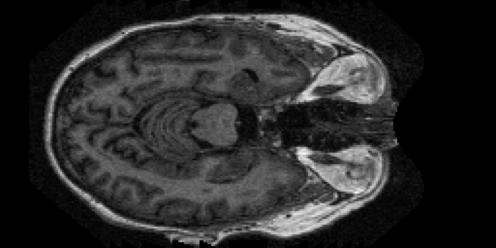
#> input picture New Data/Non Demented/OAS1_0001_MR1_mpr-1_108.jpg, 496 x 248 px, found by its file name; its folder holds only this picture in this run
$ jupyter execute --allow-errors CSA.ipynb
#> lines starting #> are read from the running program, lines starting #| are printed output that depends on the picture
[cell 1]
import numpy as np
import pandas as pd
from sklearn.model_selection import train_test_split
from sklearn.metrics import accuracy_score, roc_auc_score
from sklearn.preprocessing import StandardScaler
from sklearn.ensemble import RandomForestClassifier
import cv2  # OpenCV for image processing
import os
import random
import time
import joblib

[cell 2]
class CrowSearchAlgorithm:
    # [45 lines left out: functions __init__, fitness, optimize, not called in this run]

[cell 3]
def load_and_preprocess_images(image_folder, target_size=(128, 128)):
#> called with image_folder = './Train/', target_size = (128, 128)
    data = []
    labels = []
    label_map = {
        'Non Demented': 0,
        'Very mild Dementia': 1,
        'Mild Dementia': 2,
        'Moderate Dementia': 3
    }

    print("Loading and preprocessing images...")
    start_time = time.time()
    for label in label_map.keys():
        folder_path = os.path.join(image_folder, label)
        print(f"Processing images for class: {label}")
        iter=0
        for filename in os.listdir(folder_path):
            iter+=1
            if iter>500:
                continue
            img_path = os.path.join(folder_path, filename)
            img = cv2.imread(img_path, cv2.IMREAD_GRAYSCALE)
#> img is the input picture: shape (248, 496); min 0, max 255, mean 41.8
            img = cv2.resize(img, target_size)
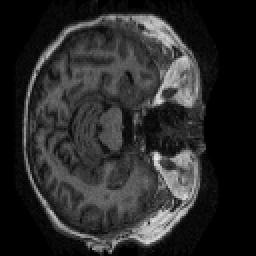
#> img: shape (128, 128) (shown 2 times larger); min 0, max 238, mean 41.7
            data.append(img.flatten())
            labels.append(label_map[label])
#> pass 2 of the loop in load_and_preprocess_images, `for label in label_map.keys():`:
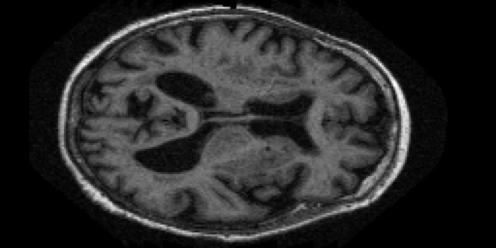
#> input picture New Data/Very mild Dementia/OAS1_0380_MR1_mpr-4_152.jpg, 496 x 248 px, found by its file name
#> in load_and_preprocess_images, img is the input picture: shape (248, 496); min 0, max 255, mean 40.2
#> in load_and_preprocess_images, `img = cv2.resize(img, target_size)`:
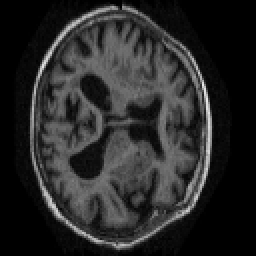
#> img: shape (128, 128) (shown 2 times larger); min 0, max 234, mean 40.2
    print(f"Image loading and preprocessing completed in {time.time() - start_time:.2f} seconds.")
    return np.array(data), np.array(labels)
